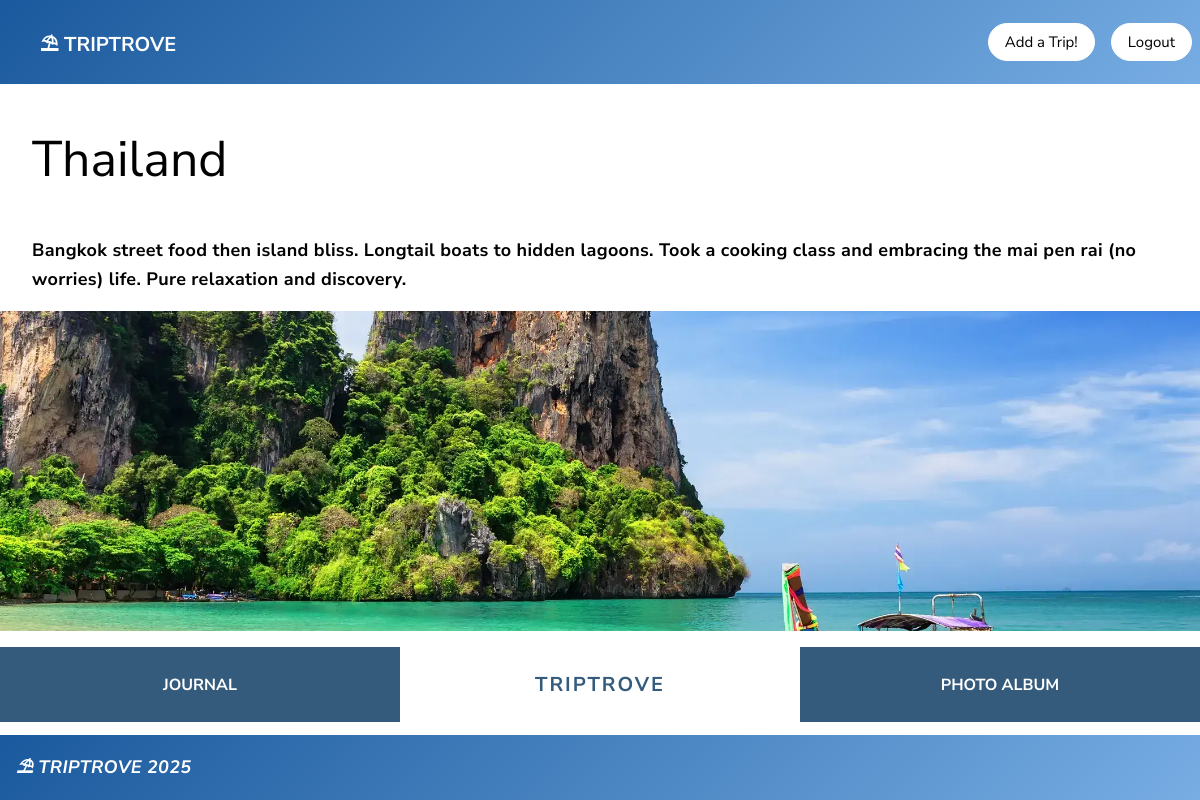
Screenshot of /trip/26 (signed in) with the database file from the repository.
### tables this page shows
CREATE TABLE Trips (
            trip_id INTEGER PRIMARY KEY AUTOINCREMENT,
            trip_location TEXT NOT NULL,
            trip_start TEXT NOT NULL,
            trip_end TEXT NOT NULL,
            trip_image TEXT,
            trip_description TEXT,
            rating INTEGER DEFAULT 0 CHECK(rating >= 0 AND rating <= 5)
        , user_id INTEGER DEFAULT 1 NOT NULL);

### app.py (the view)
@app.route('/trip/<int:trip_id>')
@login_required
def trip(trip_id):
    conn = sqlite3.connect('part_a.db')
    conn.row_factory = sqlite3.Row
    cursor = conn.cursor()
    cursor.execute('SELECT * FROM Trips WHERE trip_id = ? AND user_id = ?', (trip_id, session['user_id']))
    trip = cursor.fetchone()
    conn.close()
    if trip is None:
        return "Trip not found", 404
    return render_template('trip.html', trip=trip)

### app.py (called while the page is built)
def login_required(f):
    @wraps(f)
    def decorated_function(*args, **kwargs):
        if 'user_id' not in session:
            return redirect(url_for('login'))
        return f(*args, **kwargs)
    return decorated_function

### templates/trip.html
{% extends "base.html" %}
{% block head %}
<header>
    <h1>
        <a href="/">⛱ TRIPTROVE</a>
    </h1>
    <nav>
        <a href="/create">Add a Trip!</a>
        <a href="/logout">Logout</a>
    </nav>
</header>
{% endblock %}
{% block body %}
<div>
    <h2>{{trip.trip_location}}</h2>
    <div>
        <p>{{trip.trip_description}}</p>
        <div class="pan">
        {% if trip.trip_image %}
            <img src="{{ url_for('static', filename=trip.trip_image) }}" alt="{{ trip.trip_location }}">
        {% else %}
            <img src="{{ url_for('static', filename='nyc.jpeg') }}" alt="{{ trip.trip_location }}">
        {% endif %}
        </div>
        <div class="trip-buttons">
            <a href="/journal/{{trip.trip_id}}" class="trip-btn">JOURNAL</a>
            <div class="trip-center-brand">TRIPTROVE</div>
            <a href="/album/{{trip.trip_id}}" class="trip-btn">PHOTO ALBUM</a>
        </div>
    </div>
</div>
{% endblock %}
{% block footer %}
<p class="footer"> ⛱ TRIPTROVE 2025</p>
{% endblock %}

### static/style.css (style rules this page uses)
h1, h1 a { font-family: 'Nunito Sans', sans-serif; font-size: 20px; font-weight: bold; color: white; padding: 0; padding-left: 1rem; border: none; background-color: transparent; border-radius: 0; text-decoration: none; }
h2 { font-family: 'Nunito Sans', sans-serif; font-size: 50px; font-weight: normal; color: rgb(0, 0, 0); padding-left: 2rem; }
p { font-family: 'Nunito Sans', sans-serif; font-size: 18px; font-weight: bold; font-style: normal; color: rgb(0, 0, 0); margin-left: 2rem; line-height: 1.6; letter-spacing: 0.3px; max-width: 1200px; }
p.footer { font-family: 'Nunito Sans', sans-serif; font-size: 18px; font-weight: bold; font-style: italic; color: rgb(255, 255, 255); margin-left: 1rem; line-height: 1.6; letter-spacing: 0.3px; }
body { margin: 0; padding: 0; min-height: 100vh; display: flex; flex-direction: column; }
header { display: flex; justify-content: space-between; align-items: center; background: linear-gradient(135deg, #1a599d 0%, #77ade3 100%); padding: 0.5rem; }
nav { display: flex; gap: 1rem; position: relative; }
nav a { font-family: 'Nunito Sans', sans-serif; font-size: 15px; font-weight: normal; color: rgb(1,1,1); text-decoration: none; padding: 0.5rem 0.1rem; padding-left: 1rem; padding-right: 1rem; border: 1px solid rgb(255, 255, 255); background-color: rgb(255, 255, 255); border-radius: 25px; display: inline-block; transition: transform 0.3s ease, box-shadow 0.3s ease, background-color 0.3s ease; }
.pan { width: 100%; height: 40vh; }
.pan img { width: 100%; height: 100%; object-fit: cover; display: block; }
.trip-buttons { display: flex; gap: 1; margin-top: 1rem; align-items: stretch; }
.trip-btn { font-family: 'Nunito Sans', sans-serif; font-size: 16px; font-weight: bold; color: rgb(255, 255, 255); text-decoration: none; padding: 1.5rem 2rem; background: rgb(52, 91, 124); flex: 1; text-align: center; cursor: pointer; border-radius: 0; display: flex; align-items: center; justify-content: center; transition: transform 0.3s ease, box-shadow 0.3s ease; position: relative; overflow: hidden; }
.trip-btn::before { content: ''; position: absolute; top: 0; left: -100%; width: 100%; height: 100%; background: linear-gradient(135deg, rgba(255, 255, 255, 0.2) 0%, rgba(255, 255, 255, 0) 100%); transition: left 0.5s ease; }
.trip-center-brand { font-family: 'Nunito Sans', sans-serif; font-size: 20px; font-weight: bold; color: rgb(52, 91, 124); background-color: white; flex: 1; display: flex; align-items: center; justify-content: center; padding: 1.5rem 2rem; letter-spacing: 0.1em; }

### rows the page displays
Trips: trip_location "Thailand", trip_description "Bangkok street food then island bliss. Longtail boats to hidden lagoons. Took a cooking class and embracing the mai pen rai (no worries) life. Pure relaxation and discovery.", trip_image+trip_location (picture)
